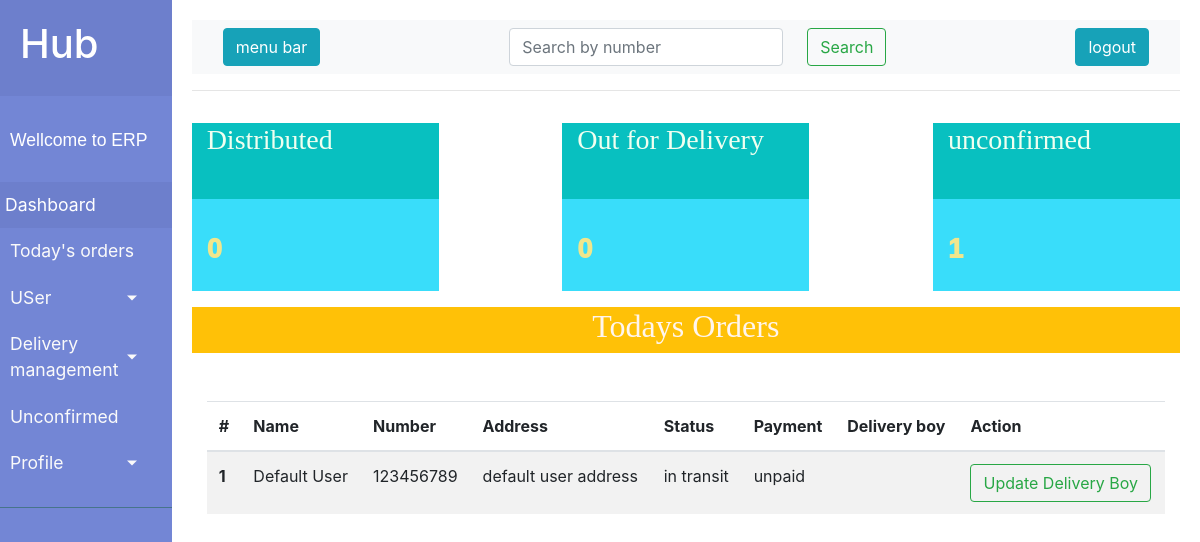
The page /hub/home (signed in) on the database its author committed.
### milkdairy/models.py (models this page shows, shortened)
class Ordersummery(models.Model):
    id = models.AutoField(primary_key=True)
    user = models.ForeignKey('client.User_data',default=1, on_delete=models.SET_DEFAULT)
    month = models.ForeignKey(Month, on_delete=models.CASCADE)
    day = models.ForeignKey(Day, on_delete=models.CASCADE)
    amount = models.IntegerField()
    quantity = models.DecimalField(max_digits=99999,decimal_places=2)
    status = models.CharField(max_length=20, default='in transit')
    payment = models.CharField(max_length=20, default='unpaid')
    date= models.DateTimeField(auto_now_add=True)
    hub = models.ForeignKey('hub.Hub_detail',null=True, on_delete=models.SET_NULL)
    delivery = models.ForeignKey('delivery.Deliveryboy', blank=True, null=True, on_delete=models.SET_NULL)

### client/models.py (models this page shows, shortened)
class User_data(models.Model):
    id = models.AutoField(primary_key=True)
    user_id = models.OneToOneField(User, on_delete=models.CASCADE)
    name = models.CharField(max_length=225)
    number = models.IntegerField()
    whatsaap_number = models.IntegerField()
    address = models.CharField(max_length=400)
    date = models.DateField(auto_now_add=True)
    hub = models.ForeignKey('hub.Hub_detail' ,null=True,blank=True , on_delete=models.SET_NULL)

### milk/decorators.py (the view)
        def wrapper_func(request, *args, **kwargs):
            group = None
            if request.user.groups.exists():
                group = request.user.groups.all()[0].name
                if group == allowed:
                    return view_func(request, *args, **kwargs)
                else:
                    return HttpResponse('you are not authorised for this action1')
            else:
                return HttpResponse('you are not authorised for this action')

### hub/models.py (called while the page is built)
    def __str__(self):
        return self.hub_name

### hub/views.py (called while the page is built, shortened)
@login_required(login_url='/')
@authentication(allowed='Hub')
def index(request):
    dat = str(date.today())
    dat.split('-')
    day = dat[-2:]
    month = dat[-5:-3]
    user =Hub_detail.objects.get(hub_user =request.user)
    print(user)
    data = Ordersummery.objects.filter(hub=user, day__date = day, month__m_num =month)
    dlvrd = data.filter(status='delivered').count()
    uncnfrmd = data.filter(delivery=None).count()
    trnsit = data.filter(status='out for delivery').count()
    print(trnsit)
    return render(request, 'hub/home.html', {'filter':data,'delivered':dlvrd,'trnsit':trnsit,'unconfirmed':uncnfrmd ,'delivery':Deliveryboy.objects.all})

### hub/templates/hub/home.html (shortened to what this page needs)
{% extends 'hub/baseTemplate.html' %}
{% block body %}
<div class="container">
    <div class="row justify-content-between ">
        <div class="col-md-3 mt-3 colm">
            <h3>Distributed</h3>
            <p class="para">{{delivered}}</p>
        </div>
        <div class="col-md-3 mt-3 colm">
            <h3>Out for Delivery</h3>
            <p class="para">{{trnsit}}</p>
        </div>
        <div class="col-md-3 mt-3 colm">
            <h3>unconfirmed</h3>
            <p class="para">{{unconfirmed}}</p>
        </div>
    </div>
  </div>
  <div class="d-flex justify-content-center mt-3 bg-warning"> <h2 style="font-family: 'Times New Roman', Times, serif; color: seashell;">Todays Orders</h2></div>
  <div class="container mt-5">
      <div class="row">
          <div class="col-md-12">
            <table class="table table-striped">
                <thead>
                  <tr>
                    <th scope="col">#</th>
                    <th scope="col">Name</th>
                    <th scope="col">Number</th>
                    <th scope="col">Address</th>
                    <th scope="col">Status</th>
                    <th scope="col">Payment</th>
                    <th scope ="col">Delivery boy</th>
                    <th scope ="col">Action</th>
                  </tr>
                </thead>
                <tbody>
      {% for i in filter %}
      <tr>
        <th scope="row">{{i.id}}</th>
        <td>{{i.user.name}}</td>
        <td>{{i.user.number}}</td>
        <td>{{i.user.address}}</td>
        <td>{{i.status}}</td>
        <td>{{i.payment}}</td>
        <td>{{i.delivery.name}}</td>
        <td><button class="btn btn-outline-success" type="button" data-target ="#{{i.id}}" data-toggle ="modal">Update Delivery Boy</button></td>
      </tr>
      {% endfor %}
                </tbody>
              </table>
          </div>
      </div>
      </div>
{% endblock %}

### hub/templates/hub/home.html (style rules this page uses)
.colm { height: 168px; position: relative; background-image: linear-gradient(0deg,rgb(57, 221, 250) 55%, rgb(8, 192, 192) 50%); }
.para { position: absolute; bottom: 3px; font-size: 60px; font-weight: 1000; }
h3 { color: honeydew; font-family: 'poppins','sans-sarif'; }
.colm p { font-size: 1.7em !important; color: khaki !important ; }

### hub/templates/hub/baseTemplate.html (style rules this page uses)
p { font-family:'poppins',sans-serif; font-size: 1.1em; font-weight: 300; line-height: 1.7em; color: rgb(216, 194, 194); }

### rows shown on the page
Ordersummery: id "1", user.name "Default User", user.number "123456789", user.address "default user address", status "in transit", payment "unpaid"

### other values the page prints
{{ delivered }} "0"
{{ trnsit }} "0"
{{ unconfirmed }} "1"
